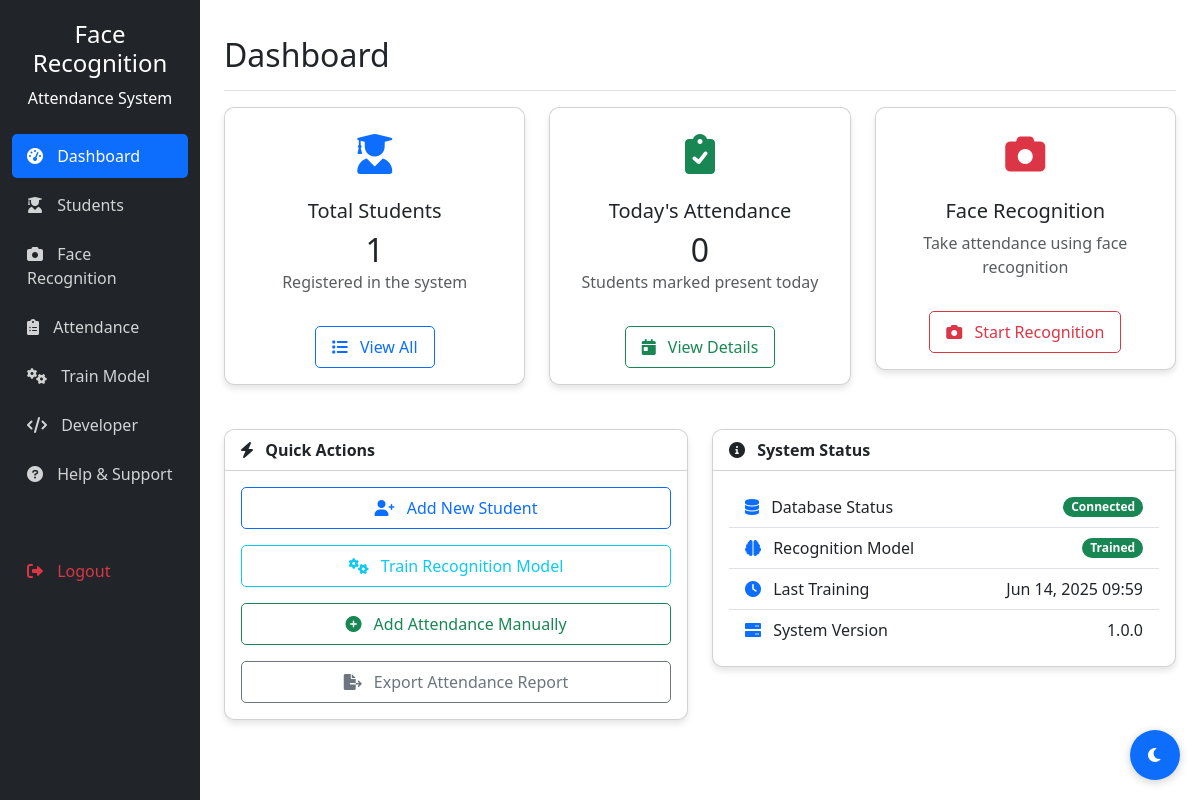
The app's page / (signed in), older data.
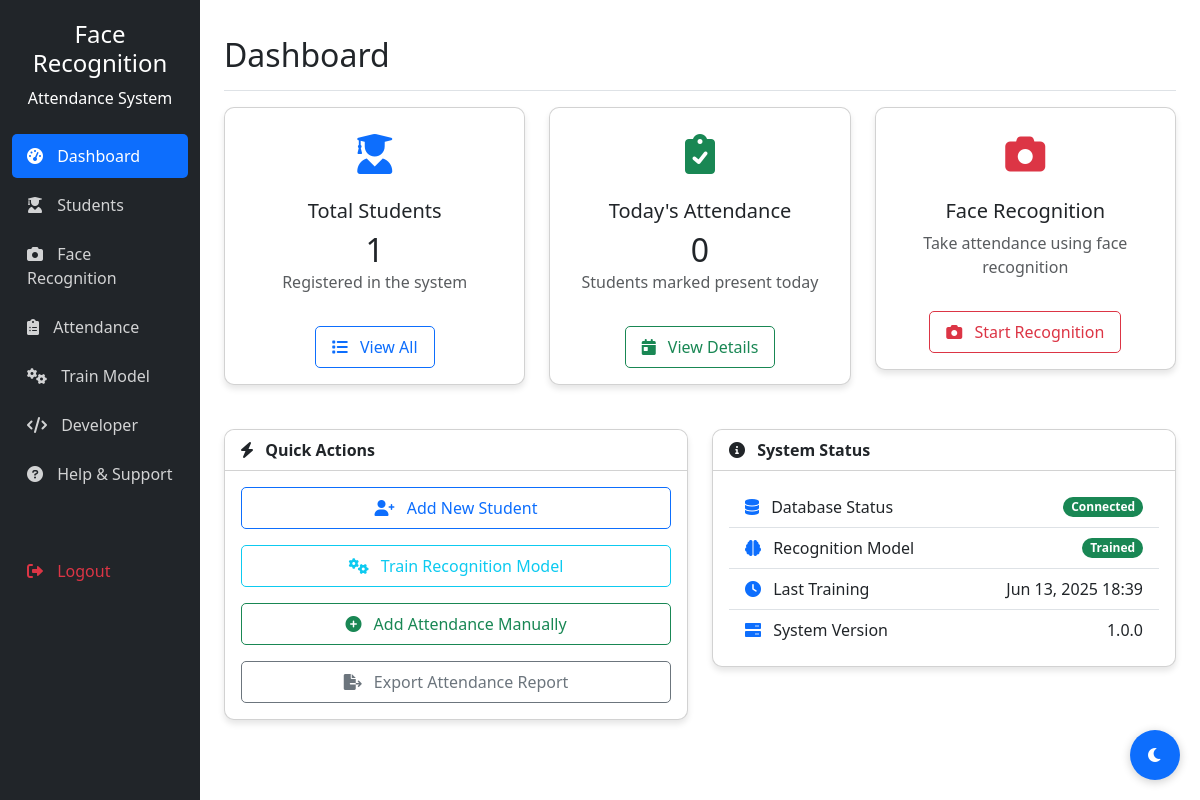
The same page, newer data.
### face_recognition_app/models.py (models this page shows, shortened)
class TrainingLog(models.Model):
    trained_at = models.DateTimeField(auto_now_add=True)
    trained_by = models.ForeignKey(User, on_delete=models.SET_NULL, null=True)
    status = models.CharField(max_length=20, default='Success')
    message = models.TextField(blank=True, null=True)

### face_recognition_app/views.py (the view)
# urls.py: path('', views.dashboard, name='dashboard'),
@login_required
def dashboard(request):
    student_count = Student.objects.count()
    attendance_today = Attendance.objects.filter(date=datetime.now().date()).count()
    last_training = TrainingLog.objects.order_by('-trained_at').first()
    context = {
        'student_count': student_count,
        'attendance_today': attendance_today,
        'last_training': last_training,
    }
    return render(request, 'face_recognition_app/dashboard.html', context)

### templates/face_recognition_app/dashboard.html (shortened to what the changed rows need)
{% extends 'base.html' %}
{% block header %}Dashboard{% endblock %}
{% block content %}
<div class="row">
    <div class="col-md-4">
        <div class="card dashboard-card">
            <div class="card-body text-center">
                <h2 class="mb-0">{{ student_count }}</h2>
            </div>
        </div>
    </div>
    <div class="col-md-4">
        <div class="card dashboard-card">
            <div class="card-body text-center">
                <h2 class="mb-0">{{ attendance_today }}</h2>
            </div>
        </div>
    </div>
</div>
<div class="row mt-4">
    <div class="col-md-6">
        <div class="card">
            <div class="card-body">
                <ul class="list-group list-group-flush">
                    <li class="list-group-item d-flex justify-content-between align-items-center">
                        <span><i class="fas fa-clock me-2 text-primary"></i> Last Training</span>
                        <span>
                            {% if last_training %}
                                {{ last_training.trained_at|date:"M d, Y H:i" }}
                            {% else %}
                                Never
                            {% endif %}
                        </span>
                    </li>
                </ul>
            </div>
        </div>
    </div>
</div>
{% endblock %}

Row changes from the older to the newer data that the page shows:
removed TrainingLog: trained_at "Jun 14, 2025 09:59"
now on this page (row unchanged): TrainingLog: trained_at "Jun 13, 2025 18:39"
